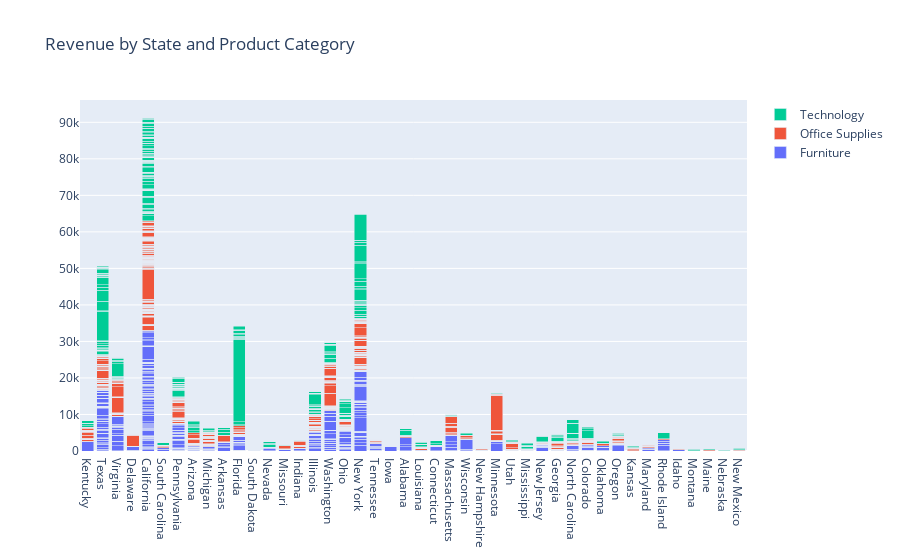

Source (notebook cell):
### Markdown cell above
## 4. Create an interactive stacked bar chart showing the revenue by state (bars) for each of the products categories for California, New York and Texas.

### Code cell
fig = go.Figure(data=[
    go.Bar(name='Furniture', x=df['State'][df['Category'] == 'Furniture'], y=df['Sales'][df['Category'] == 'Furniture']),
    go.Bar(name='Office Supplies', x=df['State'][df['Category'] == 'Office Supplies'], y=df['Sales'][df['Category'] == 'Office Supplies']),
    go.Bar(name='Technology', x=df['State'][df['Category'] == 'Technology'], y=df['Sales'][df['Category'] == 'Technology'])
])

# Change the bar mode to stack
fig.update_layout(barmode='stack', title_text='Revenue by State and Product Category')

# Show the figure
fig.show()

### Figure 1 — Plotly figure (JSON) as saved in the notebook; plotly's stock layout.template omitted (floating-point values rounded to 4 significant figures; data arrays with more than 128 entries replaced by an {"elided": "..."} marker saying what was removed)
{"data": [{"name": "Furniture", "type": "bar", "x": {"elided": "421 str values"}, "y": {"elided": "421 float values"}}, {"name": "Office Supplies", "type": "bar", "x": {"elided": "1217 str values"}, "y": {"elided": "1217 float values"}}, {"name": "Technology", "type": "bar", "x": {"elided": "355 str values"}, "y": {"elided": "355 float values"}}], "layout": {"barmode": "stack", "title": {"text": "Revenue by State and Product Category"}}}
